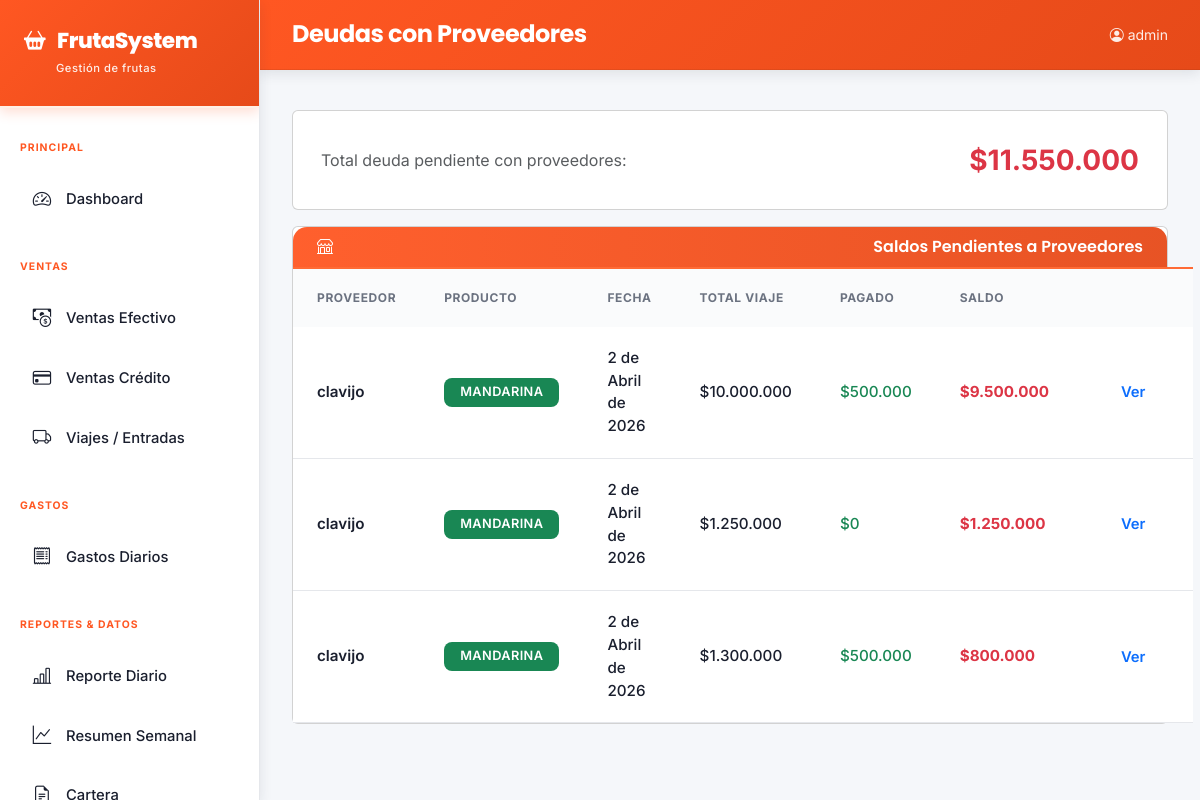
The app's page /reportes/proveedores/ (signed in), older data.
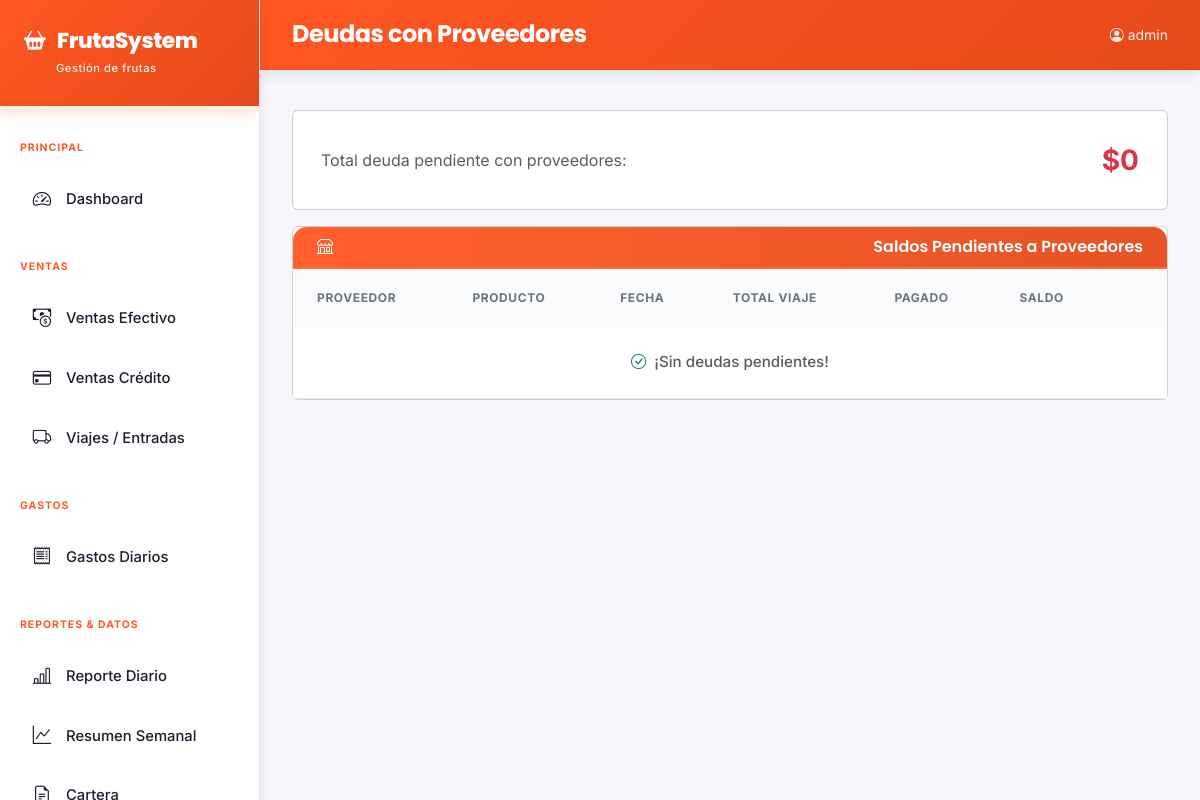
The same page, newer data.
### core/models.py (models this page shows, shortened)
class Viaje(models.Model):
    PESO_CANASTILLA_NEGRA = Decimal('1.6')
    PESO_CANASTILLA_COLOR = Decimal('2.2')
    proveedor = models.ForeignKey(Proveedor, on_delete=models.CASCADE, related_name='viajes', verbose_name='Proveedor')
    producto = models.ForeignKey(Producto, on_delete=models.CASCADE, related_name='viajes', verbose_name='Producto')
    fecha = models.DateField(verbose_name='Fecha')
    observaciones = models.TextField(blank=True, verbose_name='Observaciones')
    kg_podridos = models.DecimalField(max_digits=10, decimal_places=2, default=0, verbose_name='Kg Podridos / Rechazo')
    precio_total_acordado = models.DecimalField(max_digits=12, decimal_places=2, default=0, verbose_name='Precio Total Acordado')
    created_at = models.DateTimeField(auto_now_add=True)
    @property
    def total_valor(self): return self.precio_total_acordado
    @property
    def total_pagado(self): return sum(p.monto for p in self.pagos_proveedor.all())
    @property
    def saldo_pendiente(self): return self.total_valor - self.total_pagado
    class Meta:
        verbose_name = 'Viaje'; verbose_name_plural = 'Viajes'; ordering = ['-fecha', '-created_at']

class Proveedor(models.Model):
    nombre = models.CharField(max_length=200, verbose_name='Nombre')
    telefono = models.CharField(max_length=20, blank=True, verbose_name='Teléfono')
    direccion = models.TextField(blank=True, verbose_name='Dirección')
    activo = models.BooleanField(default=True, verbose_name='Activo')
    def __str__(self): return self.nombre
    class Meta:
        verbose_name = 'Proveedor'; verbose_name_plural = 'Proveedores'; ordering = ['nombre']

class Producto(models.Model):
    nombre = models.CharField(max_length=100, verbose_name='Nombre')
    tiene_descuento_gobierno = models.BooleanField(default=False, verbose_name='Descuento gobierno')
    porcentaje_descuento = models.DecimalField(max_digits=5, decimal_places=2, default=0, verbose_name='% Descuento gobierno')
    activo = models.BooleanField(default=True, verbose_name='Activo')
    def __str__(self): return self.nombre
    class Meta:
        verbose_name = 'Producto'; verbose_name_plural = 'Productos'; ordering = ['nombre']

class PagoProveedor(models.Model):
    viaje = models.ForeignKey(Viaje, on_delete=models.CASCADE, related_name='pagos_proveedor', verbose_name='Viaje')
    monto = models.DecimalField(max_digits=12, decimal_places=2, verbose_name='Monto')
    medio_pago = models.CharField(max_length=20, choices=MEDIO_PAGO_CHOICES, verbose_name='Medio de pago')
    fecha = models.DateField(verbose_name='Fecha')
    observaciones = models.TextField(blank=True, verbose_name='Observaciones')
    class Meta:
        verbose_name = 'Pago a Proveedor'; verbose_name_plural = 'Pagos a Proveedores'; ordering = ['-fecha']

### core/views.py (the view)
# urls.py: path('reportes/proveedores/', views.reporte_proveedor, name='reporte_proveedor'),
@login_required
def reporte_proveedor(request):
    viajes = Viaje.objects.select_related('proveedor', 'producto').all()
    pendientes = [v for v in viajes if v.saldo_pendiente > 0]
    total_deuda = sum(v.saldo_pendiente for v in pendientes)
    return render(request, 'core/reporte_proveedor.html', {'viajes': viajes, 'pendientes': pendientes, 'total_deuda': total_deuda})

### core/templatetags/cop_filters.py (called while the page is built)
@register.filter
def cop(value):
    try:
        n = int(round(float(value)))
        return f"{n:,}".replace(",", ".")
    except (ValueError, TypeError):
        return value

### core/templates/core/reporte_proveedor.html (shortened to what this page needs)
{% extends 'core/base.html' %}
{% block page_title %}Deudas con Proveedores{% endblock %}
{% block content %}
<div class="card mb-3">
  <div class="card-body d-flex justify-content-between align-items-center">
    <div><span class="text-muted">Total deuda pendiente con proveedores:</span></div>
    <div class="fs-3 fw-bold text-danger">${{ total_deuda|default:0|cop }}</div>
  </div>
</div>
<div class="card">
  <div class="card-header py-2 fw-semibold"><i class="bi bi-shop me-2"></i>Saldos Pendientes a Proveedores</div>
  <div class="card-body p-0">
    <table class="table table-hover mb-0">
      <thead><tr><th>Proveedor</th><th>Producto</th><th>Fecha</th><th>Total Viaje</th><th>Pagado</th><th>Saldo</th><th></th></tr></thead>
      <tbody>
      {% for v in pendientes %}
      <tr>
        <td class="fw-semibold">{{ v.proveedor }}</td>
        <td><span class="badge bg-success">{{ v.producto }}</span></td>
        <td>{{ v.fecha }}</td>
        <td>${{ v.total_valor|default:0|cop }}</td>
        <td class="text-success">${{ v.total_pagado|default:0|cop }}</td>
        <td class="text-danger fw-bold">${{ v.saldo_pendiente|default:0|cop }}</td>
        <td><a href="{% url 'viaje_detail' v.pk %}" class="btn btn-sm btn-outline-primary">Ver</a></td>
      </tr>
      {% empty %}
      <tr><td colspan="7" class="text-center text-muted py-4"><i class="bi bi-check-circle text-success me-2"></i>¡Sin deudas pendientes!</td></tr>
      {% endfor %}
      </tbody>
    </table>
  </div>
</div>
{% endblock %}

Row changes from the older to the newer data that the page shows:
removed Viaje: proveedor "clavijo", producto "MANDARINA", fecha "2 de Abril de 2026", total_valor|cop "10.000.000", total_pagado|cop "500.000", saldo_pendiente|cop "9.500.000"
removed Viaje: proveedor "clavijo", producto "MANDARINA", fecha "2 de Abril de 2026", total_valor|cop "1.250.000", total_pagado|cop "0", saldo_pendiente|cop "1.250.000"
removed Viaje: proveedor "clavijo", producto "MANDARINA", fecha "2 de Abril de 2026", total_valor|cop "1.300.000", total_pagado|cop "500.000", saldo_pendiente|cop "800.000"
Text that changed along with them:
{{ total_deuda|default:0|cop }}: "11.550.000" → "0"
text now shown: "¡Sin deudas pendientes!"
